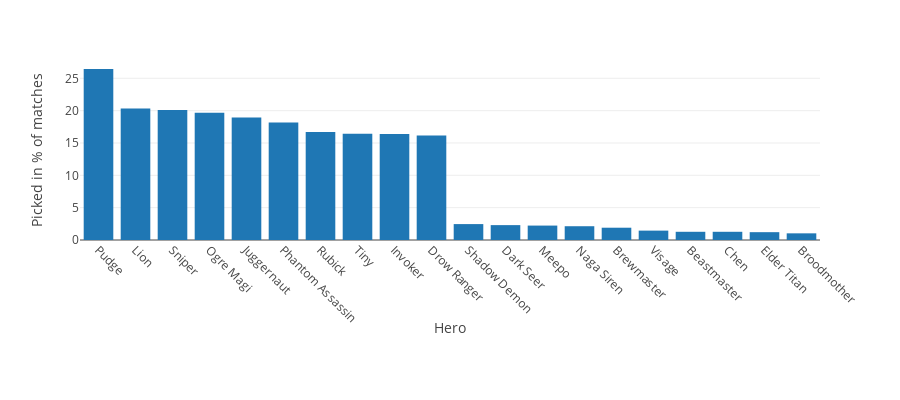

Notebook source saved alongside this figure:
### Markdown cell above
### Insights

### Code cell
# Number of games per hero
print('Picks by hero:')
ids = df_features['hero_id']
results = pd.DataFrame(index=ids)
# Loop through each hero slot and count values, appen to results
for i in range(0,10):
    pick_counts = pd.DataFrame(data=df[f'hero{i}_pick'].value_counts())
    results = pd.merge(results, pick_counts, left_index=True, right_index=True)

# Create total column, summing all player slots
results['hero_total_picks'] = results.sum(axis=1)

# Merging the hero names into the df, sorting from most commonly played to least
df_features_names = df_features[['hero_id','hero']].set_index('hero_id')
results = pd.merge(results, df_features_names, left_index=True, right_index=True)
results = results.sort_values(by='hero_total_picks', ascending=False)

# Creating hero picks percentage columns
matches_count = np.round(results['hero_total_picks'].sum()/10,0)
results['hero_total_picks_percent'] = (results['hero_total_picks']/matches_count*100).round(2)

display(results)

# Plot
n = 10 # plot top and bottom n heroes
fig = px.bar(
    results.iloc[list(np.arange(0,n)) + list(np.arange(-n-1,-1))],
    x='hero',
    y='hero_total_picks_percent',
    template='none',
    labels={
        'hero': 'Hero',
        'hero_total_picks_percent': 'Picked in % of matches'
    },
    height=400
    )
fig.update_yaxes(tick0=0, dtick=5)
fig.update_xaxes(tickangle=45)
fig.update_layout(margin = dict(b = 160))
fig.show()
fig.write_image('../images/hero_pick_rate.png', scale=5)

### Figure 1 — Plotly figure (JSON) as saved in the notebook; plotly's stock layout.template omitted (floating-point values rounded to 4 significant figures)
{"data": [{"alignmentgroup": "True", "hovertemplate": "Hero=%{x}<br>Picked in % of matches=%{y}<extra></extra>", "legendgroup": "", "marker": {"color": "#1F77B4", "pattern": {"shape": ""}}, "name": "", "offsetgroup": "", "orientation": "v", "showlegend": false, "textposition": "auto", "type": "bar", "x": ["Pudge", "Lion", "Sniper", "Ogre Magi", "Juggernaut", "Phantom Assassin", "Rubick", "Tiny", "Invoker", "Drow Ranger", "Shadow Demon", "Dark Seer", "Meepo", "Naga Siren", "Brewmaster", "Visage", "Beastmaster", "Chen", "Elder Titan", "Broodmother"], "xaxis": "x", "y": [26.44, 20.32, 20.09, 19.68, 18.96, 18.16, 16.68, 16.44, 16.39, 16.15, 2.46, 2.3, 2.23, 2.13, 1.9, 1.45, 1.27, 1.27, 1.21, 1.03], "yaxis": "y"}], "layout": {"barmode": "relative", "height": 400, "legend": {"tracegroupgap": 0}, "margin": {"b": 160, "t": 60}, "xaxis": {"anchor": "y", "domain": [0, 1], "tickangle": 45, "title": {"text": "Hero"}}, "yaxis": {"anchor": "x", "domain": [0, 1], "dtick": 5, "tick0": 0, "title": {"text": "Picked in % of matches"}}}}
